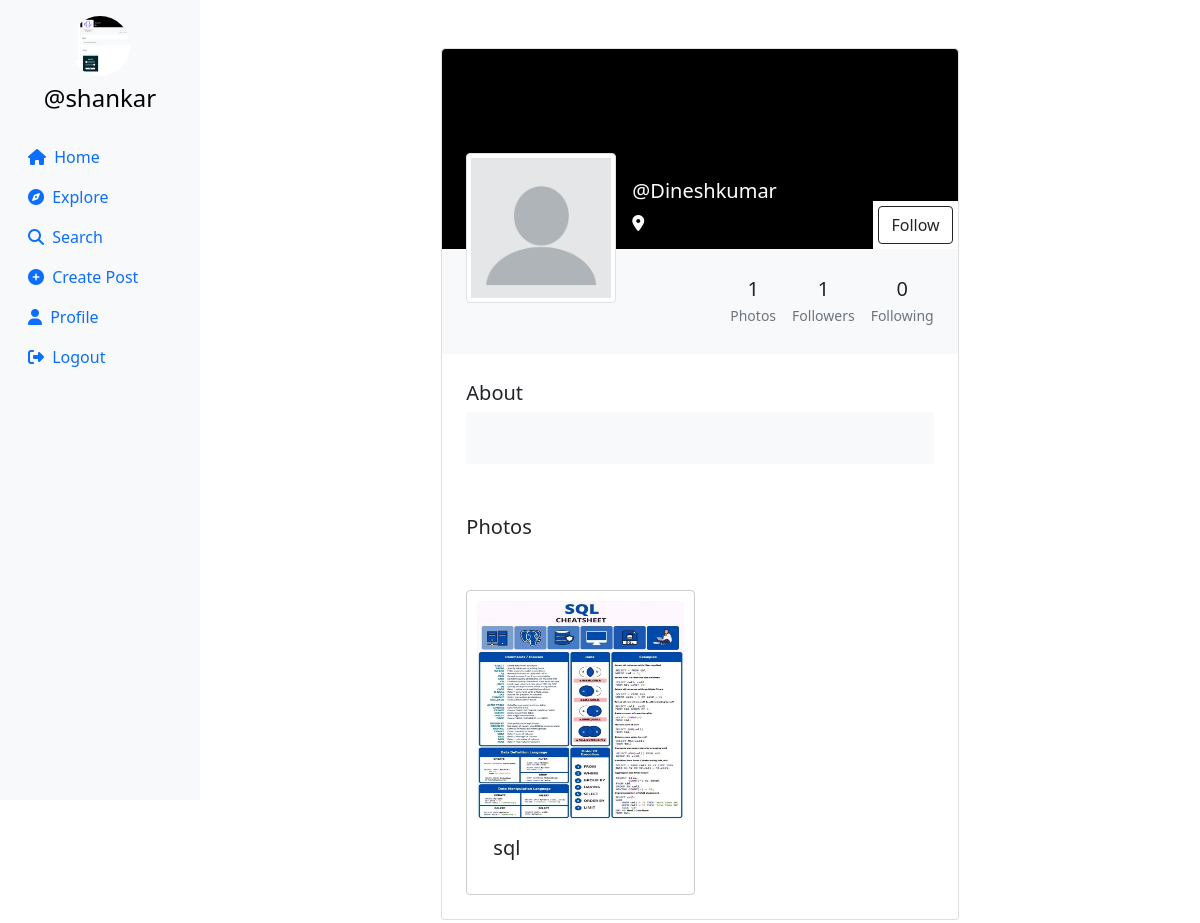
The app's page /profile/Dineshkumar (signed in) with its own data.
### userauth/models.py (models this page shows, shortened)
class Profile(models.Model):
    user = models.ForeignKey(User, on_delete=models.CASCADE)
    id_user = models.IntegerField(primary_key=True, default=0)
    bio = models.TextField(blank=True, default='')
    profileimg = models.ImageField(upload_to='profile_images', default='blank-profile-picture.png')
    location = models.CharField(max_length=100, blank=True, default='')

class Post(models.Model):
    id = models.UUIDField(primary_key=True, default=uuid.uuid4)
    user = models.CharField(max_length=100)
    image = models.ImageField(upload_to='post_images')
    caption = models.TextField()
    created_at = models.DateTimeField(default=datetime.now)
    no_of_likes = models.IntegerField(default=0)

### userauth/views.py (the view, shortened to what this page needs)
# urls.py: path('profile/<str:id_user>', views.profile),
@login_required(login_url='/loginn')
def profile(request,id_user):
    user_object = User.objects.get(username=id_user)
    print(user_object)
    profile = Profile.objects.get(user=request.user)
    user_profile = Profile.objects.get(user=user_object)
    user_posts = Post.objects.filter(user=id_user).order_by('-created_at')
    user_post_length = len(user_posts)
    follower = request.user.username
    user = id_user
    if Followers.objects.filter(follower=follower, user=user).first():
        follow_unfollow = 'Unfollow'
    else:
        follow_unfollow = 'Follow'
    user_followers = len(Followers.objects.filter(user=id_user))
    user_following = len(Followers.objects.filter(follower=id_user))
    context = {
        'user_object': user_object,
        'user_profile': user_profile,
        'user_posts': user_posts,
        'user_post_length': user_post_length,
        'profile': profile,
        'follow_unfollow':follow_unfollow,
        'user_followers': user_followers,
        'user_following': user_following,
    }
    return render(request, 'profile.html', context)

### templates/profile.html (shortened to what this page needs)
{% load static %}
<!DOCTYPE html>
<html lang="en">
<head>
    <link rel="stylesheet" href="https://maxcdn.bootstrapcdn.com/bootstrap/4.5.2/css/bootstrap.min.css">
    <link href="https://cdn.jsdelivr.net/npm/bootstrap@5.0.2/dist/css/bootstrap.min.css" rel="stylesheet"
>
    <link rel="stylesheet" href="{% static 'css/app.css' %}">
</head>
<body>
    {% load static %}
    <div class="container-fluid">
        <div class="row">
            <nav class="col-md-2 d-none d-md-block sidebar" style="position: fixed;">
                <div class="text-center mt-3">
                    <img src="{{profile.profileimg.url}}" alt="Profile Picture" class="profile-pic">
                    <h4 class="mt-2"><a href="/profile/{{user}}" style="text-decoration:none;">@{{user}}</a></h4>
                </div>
                <ul class="nav flex-column mt-4">
                    <li class="nav-item">
                        <a class="nav-link active" href="/">
                            <i class="fa-solid fa-house mr-1"></i> Home
                        </a>
                    </li>
                    <li class="nav-item">
                        <a class="nav-link" href="/explore">
                            <i class="fa-solid fa-compass mr-1"></i> Explore
                        </a>
                    </li>
                    <li class="nav-item">
                        <a class="nav-link" href="#" data-bs-toggle="modal" data-bs-target="#exampleModal3">
                            <i class="fa-solid fa-magnifying-glass mr-1"></i> Search
                        </a>
                    </li>
                    <li class="nav-item">
                        <a class="nav-link" href="#" data-bs-toggle="modal" data-bs-target="#exampleModal2"
                            data-bs-whatever="@getbootstrap">
                            <i class="fa-solid fa-circle-plus mr-1"></i> Create Post
                        </a>
                    </li>
                    <li class="nav-item">
                        <a class="nav-link" href="/profile/{{user}}">
                            <i class="fa-solid fa-user mr-1"></i> Profile
                        </a>
                    </li>
                    <li class="nav-item">
                        <a class="nav-link" href="/logoutt">
                            <i class="fa-solid fa-right-from-bracket mr-1"></i> Logout
                        </a>
                    </li>
                </ul>
            </nav>
            {% load static %}
            <main role="main" class="col-md-9 ml-sm-auto col-lg-10 px-md-4">
                <section class="gradient-custom-2">
                    <div class="container py-5">
                        <div class="row d-flex justify-content-center align-items-center h-100">
                            <div class="col col-lg-9 col-xl-7">
                                <div class="card">
                                    <div class="rounded-top text-white d-flex flex-row"
                                        style="background:black; height:200px;">
                                        <div class="ms-4  d-flex flex-column" style="width: 150px; margin-top:5rem;">
                                            <img src="{{user_profile.profileimg.url}}" alt="Generic placeholder image"
                                                class="img-fluid img-thumbnail mt-4 mb-2"
                                                style="width: 150px; z-index: 1">
                                        </div>
                                        <div class="ms-3" style="margin-top: 130px;">
                                            <h5>@{{user_profile.user}}</h5>
                                            <p><i class="fa-solid fa-location-dot"></i> {{user_profile.location}}</p>
                                        </div>
                                        <div style="margin-inline-start: auto; margin-top: auto;background:white;">
                                        <form action="/follow" method="POST">
                                            {% csrf_token %}  {% if user != user_profile.user %}
                                            <button type="submit" class="btn btn-outline-dark"
                                                data-mdb-ripple-color="dark" style="z-index: 1; margin: 5px;"
                                                data-bs-toggle="modal" data-bs-target="#exampleModal1"
                                                data-bs-whatever="@getbootstrap">
                                                {{follow_unfollow}}
                                            </button>
                                            {% endif %}
</form>
                                        </div>
                                    </div>
                                    <div class="p-4 text-black" style="background-color: #f8f9fa;">
                                        <div class="d-flex justify-content-end text-center py-1">
                                            <div>
                                                <p class="mb-1 h5">{{user_post_length}}</p>
                                                <p class="small text-muted mb-0">Photos</p>
                                            </div>
                                            <div class="px-3">
                                                <p class="mb-1 h5">{{user_followers}}</p>
                                                <p class="small text-muted mb-0">Followers</p>
                                            </div>
                                            <div>
                                                <p class="mb-1 h5">{{user_following}}</p>
                                                <p class="small text-muted mb-0">Following</p>
                                            </div>
                                        </div>
                                    </div>
                                    <div class="card-body p-4 text-black">
                                        <div class="mb-5">
                                            <p class="lead fw-normal mb-1">About</p>
                                            <div class="p-4" style="background-color: #f8f9fa;">
                                            </div>
                                        </div>
                                        <div class="mb-5">
                                            <p class="lead fw-normal mb-1">Photos</p>
                                        </div>
                                        <div class="image-grid">
                                            {% for pos in user_posts %}
                                            <div class="card image-item">
                                                <img src="{{pos.image.url}}" class="card-img-top" alt="..."
                                                    style="width: 219px;height: 219px;">
                                                <div class="card-body">
                                                    <h5 class="card-title">{{pos.caption}}</h5>
                                                </div>
                                            </div>
                                            {% endfor %}
                                        </div>
                                    </div>
                                </div>
                            </div>
                        </div>
                    </div>
                </section>
            </main>
        </div>
    </div>
</body>
</html>

### templates/search.html (shortened to what this page needs)
{% load static %}

### templates/profile_upload.html (shortened to what this page needs)
{% load static %}

### templates/edit_profile.html (shortened to what this page needs)
{% load static %}

### templates/profile.html (style rules this page uses)
.sidebar { background-color: #f8f9fa; height: 100vh; color: black; }
.profile-pic { width: 60px; height: 60px; border-radius: 50%; object-fit: cover; }
a { color: black; }
.image-grid { display: grid; grid-template-columns: repeat(auto-fill, minmax(200px, 1fr)); gap: 10px; }
.image-item { border: 1px solid #ccc; padding: 10px; }
.image-item img { max-width: 100%; height: auto; }

### records on screen
Profile: profileimg (picture)
Profile: profileimg (placeholder picture), user "Dineshkumar"
Post: image (picture), caption "sql"

### other values on screen
{{ user }} "shankar"
{{ follow_unfollow }} "Follow"
{{ user_post_length }} "1"
{{ user_followers }} "1"
{{ user_following }} "0"
